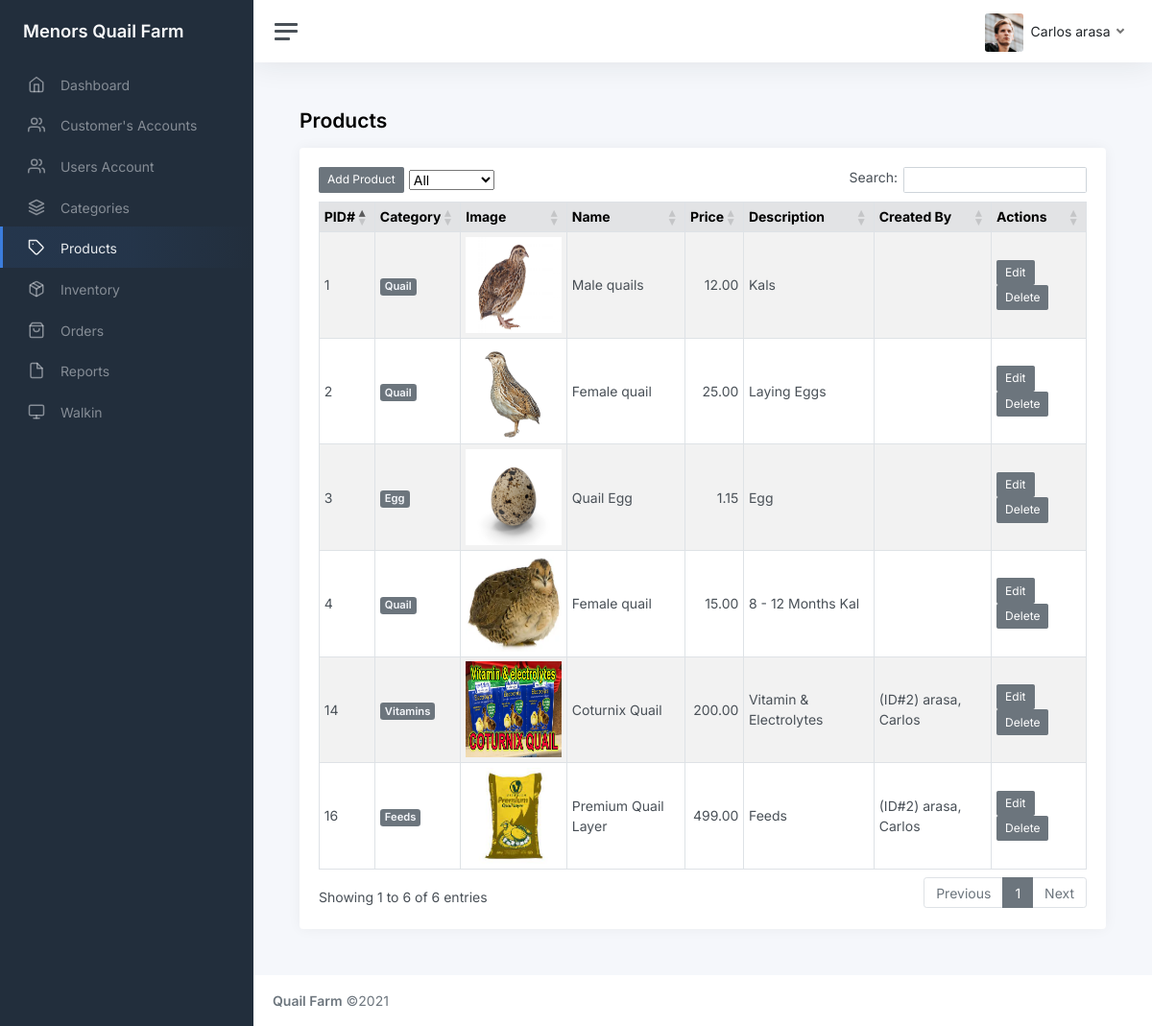
/admin/product.php (signed in), run on the app's committed database.
### tables this page shows
CREATE TABLE `tbl_product` (
  `id` int(11) NOT NULL AUTO_INCREMENT,
  `category_id` int(11) DEFAULT NULL,
  `name` varchar(45) DEFAULT NULL,
  `description` varchar(45) DEFAULT NULL,
  `image` varchar(255) DEFAULT NULL,
  `price` decimal(5,2) DEFAULT 0.00,
  `date_created` datetime DEFAULT current_timestamp(),
  `created_by` int(11) DEFAULT NULL,
  `is_deleted` int(11) DEFAULT 0,
  PRIMARY KEY (`id`)
);

CREATE TABLE `tbl_category` (
  `id` int(11) NOT NULL AUTO_INCREMENT,
  `name` varchar(45) DEFAULT NULL,
  `is_deleted` int(11) DEFAULT 0,
  `date_created` datetime DEFAULT current_timestamp(),
  `created_by` int(11) DEFAULT NULL,
  PRIMARY KEY (`id`)
);

### functions.php (called while the page is built, shortened)
<?php
function get_list($sql)
{
    $result = mysqli_query($_SESSION['conn'], $sql);
    $temp = array();
    while ($row = $result->fetch_assoc()) {
        $temp[] = $row;
    }
    return $temp;
}

### admin/product.php (the view, shortened to what this page needs)
<?php include_once('header.php') ?>
<main class="content">
  <div class="container-fluid p-0">
    <h1 class="h3 mb-3"><strong>Products</strong></h1>
    <div class="row">
      <div class="col-12 col-lg-12">
        <div class="card">
          <div class="card-body">
            <table class="table table-sm table-striped table-hover table-bordered">
              <thead class="table-secondary">
                <tr>
                  <th scope="col">PID#</th>
                  <th scope="col">Category</th>
                  <th scope="col" style="width: 0.1%;">Image</th>
                  <th scope="col">Name</th>
                  <th scope="col">Price</th>
                  <th scope="col">Description</th>
                  <th scope="col">Created By</th>
                  <th scope="col">Actions</th>
                </tr>
              </thead>
              <tbody>
                <?php foreach (get_list("select c.name as category_name,p.*,concat('(ID#',i.id,') ',i.last_name,', ',i.first_name) as created_by from tbl_product p left join tbl_users_info i on i.id = p.created_by inner join tbl_category c on c.id = p.category_id where p.is_deleted = 0") as $res) { ?>
                  <tr>
                    <td><?php echo $res['id']; ?></td>
                    <td><span class="badge bg-secondary text-light"><?php echo $res['category_name']; ?></span></td>
                    <td style="width: 0.1%;"><img src="../images/products/<?php echo $res['image']; ?>" style="width:100px;height:100px" /></td>
                    <td><?php echo $res['name']; ?></td>
                    <td class="text-end"><?php echo $res['price']; ?></td>
                    <td><?php echo $res['description']; ?></td>
                    <td><?php echo $res['created_by']; ?></td>
                    <td>
                      <form method="post" onsubmit="return confirm('Are You Sure?')">
                        <a href="product_edit.php?id=<?php echo $res['id']; ?>" class="btn btn-sm btn-secondary btn-edit"> Edit </a>
                        <button type="submit" class="btn btn-sm btn-secondary" name="delete" value="<?php echo $res['id']; ?>"> Delete </button>
                      </form>
                    </td>
                  </tr>
                <?php } ?>
              </tbody>
            </table>
          </div>
        </div>
      </div>
    </div>
  </div>
</main>
<?php include_once('footer.php') ?>

### admin/css/custom.css (style rules this page uses)
.table { background: #fff; }
.table > thead > tr > th { border-bottom: 1px solid #e6e7e8; vertical-align: middle; height: 50px; }
.table > thead > tr > th { height: unset!important; }

### data on the page
tbl_product: id "1", category.name "Quail", image (picture), name "Male quails", price "12.00", description "Kals"
tbl_product: id "2", category.name "Quail", image (picture), name "Female quail", price "25.00", description "Laying Eggs"
tbl_product: id "3", category.name "Egg", image (picture), name "Quail Egg", price "1.15", description "Egg"
tbl_product: id "4", category.name "Quail", image (picture), name "Female quail", price "15.00", description "8 - 12 Months Kal"
tbl_product: id "14", category.name "Vitamins", image (picture), name "Coturnix Quail", price "200.00", description "Vitamin & Electrolytes", created_by "(ID#2) arasa, Carlos"
tbl_product: id "16", category.name "Feeds", image (picture), name "Premium Quail Layer", price "499.00", description "Feeds", created_by "(ID#2) arasa, Carlos"

### other printed values
$_SESSION['user']->first_name "Carlos"
$_SESSION['user']->last_name "arasa"
